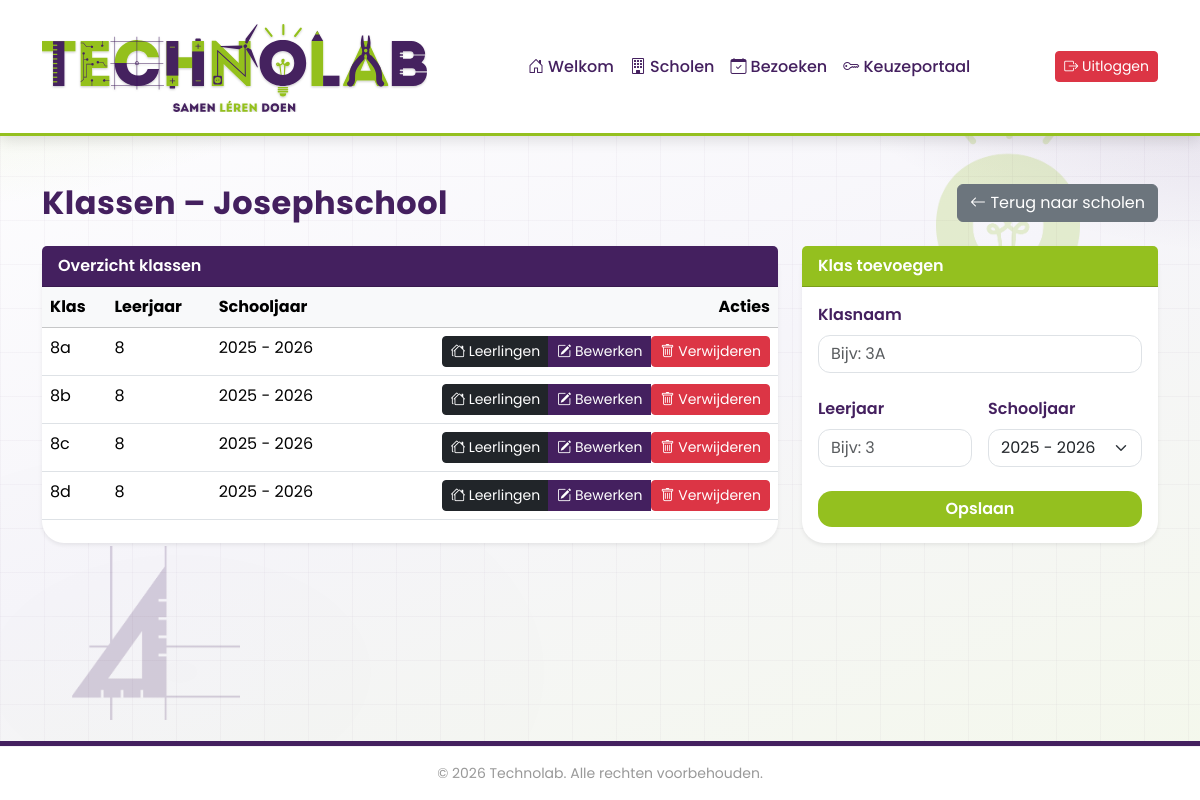
Page /klassen.php?school_id=7 (signed in) on the committed database.
### tables this page shows
CREATE TABLE `school` (
  `school_id` smallint(6) NOT NULL,
  `schoolnaam` varchar(100) NOT NULL,
  `plaats` varchar(100) NOT NULL,
  `type_onderwijs` set('Primair Onderwijs','Voortgezet Onderwijs','MBO') DEFAULT NULL
);

CREATE TABLE `klas` (
  `klas_id` int(11) NOT NULL,
  `school_id` int(11) NOT NULL,
  `klasaanduiding` varchar(100) NOT NULL,
  `leerjaar` varchar(100) DEFAULT NULL,
  `schooljaar` varchar(100) NOT NULL
);

### includes/functions.php (called while the page is built, shortened)
<?php
function e(mixed $waarde): string
{
    return htmlspecialchars((string)$waarde, ENT_QUOTES, 'UTF-8');
}
function get_schooljaren(int $jaarTerug = 1, int $jaarVooruit = 2): array
{
    $huidig_jaar = (int)date('Y');
    $huidige_maand = (int)date('n');
    $start_jaar_huidig = ($huidige_maand >= 8) ? $huidig_jaar : $huidig_jaar - 1;
    $schooljaren = [];
    for ($i = -$jaarTerug; $i <= $jaarVooruit; $i++) {
        $start_jaar = $start_jaar_huidig + $i;
        $schooljaren[] = $start_jaar . ' - ' . ($start_jaar + 1);
    }
    return $schooljaren;
}
function get_huidig_schooljaar(): string
{
    $huidig_jaar = (int)date('Y');
    $huidige_maand = (int)date('n');
    $start_jaar = ($huidige_maand >= 8) ? $huidig_jaar : $huidig_jaar - 1;
    return $start_jaar . ' - ' . ($start_jaar + 1);
}

### klassen.php (the view, shortened to what this page needs)
<?php
require 'includes/header.php';
$school_id = (int)$_GET['school_id'];
$stmt = $conn->prepare("SELECT schoolnaam FROM school WHERE school_id=?");
$stmt->bind_param("i", $school_id);
$stmt->execute();
$school_info = $stmt->get_result()->fetch_assoc();
$stmt = $conn->prepare("SELECT * FROM klas WHERE school_id=? ORDER BY leerjaar, klasaanduiding");
$stmt->bind_param("i", $school_id);
$stmt->execute();
$klas_resultaat = $stmt->get_result();
$gemarkeerde_klas_id = isset($_GET['highlight']) ? (int)$_GET['highlight'] : null;
?>
<div class="ttr-app">
    <div class="container py-5">
        <div class="row mb-4">
            <div class="col d-flex justify-content-between align-items-center">
                <h2 class="fw-bold text-primary mb-0">Klassen – <?= e($school_info['schoolnaam']) ?></h2>
                <a href="scholen.php" class="btn btn-secondary"><i class="bi bi-arrow-left"></i> Terug naar scholen</a>
            </div>
        </div>
        <div class="row g-4">
            <div class="col-12 col-lg-8">
                <div class="card shadow-sm h-100">
                    <div class="card-header bg-primary text-white fw-semibold">Overzicht klassen</div>
                    <div class="card-body p-0">
                        <div class="table-responsive">
                            <table class="table table-hover mb-0">
                                <thead class="table-light">
                                    <tr>
                                        <th>Klas</th>
                                        <th>Leerjaar</th>
                                        <th>Schooljaar</th>
                                        <th class="text-end">Acties</th>
                                    </tr>
                                </thead>
                                <tbody>
                                    <?php if ($klas_resultaat->num_rows > 0): ?>
                                        <?php while ($klas = $klas_resultaat->fetch_assoc()): ?>
                                            <tr<?= $gemarkeerde_klas_id === (int)$klas['klas_id'] ? ' class="table-warning"' : '' ?>>
                                                <td><?= e($klas['klasaanduiding']) ?></td>
                                                <td><?= e($klas['leerjaar']) ?></td>
                                                <td><?= e($klas['schooljaar']) ?></td>
                                                <td class="text-end">
                                                    <div class="btn-group" role="group">
                                                        <a href="leerlingen.php?klas_id=<?= (int)$klas['klas_id'] ?>" class="btn btn-dark btn-sm">
                                                            <i class="bi bi-houses"></i> Leerlingen
                                                        </a>
                                                        <a href="klassen.php?school_id=<?= $school_id ?>&edit=<?= (int)$klas['klas_id'] ?>" class="btn btn-primary btn-sm">
                                                            <i class="bi bi-pencil-square"></i> Bewerken
                                                        </a>
                                                        <form method="post" class="d-inline" onsubmit="return confirm('Weet je zeker dat je deze klas wilt verwijderen?');">
                                                            <button type="submit" class="btn btn-danger btn-sm">
                                                                <i class="bi bi-trash"></i> Verwijderen
                                                            </button>
                                                        </form>
                                                    </div>
                                                </td>
                                                </tr>
                                            <?php endwhile; ?>
                                        <?php else: ?>
                                            <tr>
                                                <td colspan="5" class="text-center text-muted py-3">Geen klassen gevonden.</td>
                                            </tr>
                                        <?php endif; ?>
                                </tbody>
                            </table>
                        </div>
                    </div>
                </div>
            </div>
            <div class="col-12 col-lg-4">
                <?php if (!isset($_GET['edit'])): ?>
                    <div class="card shadow-sm mb-4 mb-lg-0">
                        <div class="card-header bg-success text-white fw-semibold">
                            Klas toevoegen
                        </div>
                        <div class="card-body">
                            <form method="post" class="row g-3">
                                <div class="col-12 mb-2">
                                    <label for="klas_naam" class="form-label">Klasnaam</label>
                                    <input type="text" name="klasaanduiding" id="klas_naam" class="form-control form-input" placeholder="Bijv: 3A" value="<?= htmlspecialchars($_POST['klasaanduiding'] ?? '') ?>" required>
                                </div>
                                <div class="col-6 mb-2">
                                    <label for="klas_leerjaar" class="form-label">Leerjaar</label>
                                    <input type="text" name="leerjaar" id="klas_leerjaar" class="form-control form-input" placeholder="Bijv: 3" value="<?= htmlspecialchars($_POST['leerjaar'] ?? '') ?>" required>
                                </div>
                                <div class="col-6 mb-2">
                                    <label for="klas_schooljaar" class="form-label">Schooljaar</label>
                                    <select name="schooljaar" id="klas_schooljaar" class="form-select form-input" required>
                                        <?php
                                        $gekozen_sj = $_POST['schooljaar'] ?? get_huidig_schooljaar();
                                        $sj_lijst   = get_schooljaren();
                                        foreach ($sj_lijst as $sj):
                                        ?>
                                            <option value="<?= htmlspecialchars($sj) ?>" <?= $gekozen_sj === $sj ? 'selected' : '' ?>>
                                                <?= htmlspecialchars($sj) ?>
                                            </option>
                                        <?php endforeach; ?>
                                    </select>
                                </div>
                                <div class="col-12 d-grid mt-3">
                                    <button type="submit" name="add" class="btn btn-success w-100">
                                        Opslaan
                                    </button>
                                </div>
                            </form>
                        </div>
                    </div>
                <?php endif; ?>
            </div>
        </div>
    </div>
</div>
<?php require 'includes/footer.php'; ?>

### css/index.css (style rules this page uses)
:root { --tl-purple: #44205F; --tl-green: #94C01F; --tl-white: #ffffff; --tl-purple-light: rgba(68, 32, 95, 0.10); --tl-purple-dark: rgba(68, 32, 95, 0.08); --tl-green-light: rgba(148, 192, 31, 0.15); }
body.ttr-app { background: radial-gradient(900px 520px at -8% -14%, rgba(148, 192, 31, 0.22) 0%, rgba(148, 192, 31, 0) 62%), radial-gradient(920px 560px at 108% -12%, rgba(68, 32, 95, 0.24) 0%, rgba(68, 32, 95, 0) 63%), linear-gradient(160deg, #ffffff 0%, #f6f5fa 50%, #f4f8eb 100%); font-family: "Poppins", sans-serif; color: #2b2b2b; min-height: 100vh; display: flex; flex-direction: column; }
div.ttr-app { background: transparent; }
body.ttr-app::before { content: ""; position: fixed; inset: 0; pointer-events: none; z-index: -1; background-image: linear-gradient(rgba(68, 32, 95, 0.06) 1px, transparent 1px), linear-gradient(90deg, rgba(68, 32, 95, 0.06) 1px, transparent 1px); background-size: 44px 44px, 44px 44px; background-position: 0 0, 0 0; opacity: 0.55; }
body.ttr-app::after { content: ""; position: fixed; inset: 0; pointer-events: none; z-index: -1; background-image: url("../images/cartoons/lampje_groen.png"), url("../images/cartoons/geodriehoek_paars.png"), url("../images/cartoons/reageerbuisje_groen.png"), url("../images/cartoons/puzzel_wit.png"), radial-gradient(420px 250px at 15% 84%, rgba(68, 32, 95, 0.11), rgba(68, 32, 95, 0)), radial-gradient(500px 280px at 86% 84%, rgba(148, 192, 31, 0.15), rgba(148, 192, 31, 0)); background-repeat: no-repeat, no-repeat, no-repeat, no-repeat, no-repeat, no-repeat; background-position: clamp(42px, 8vw, 118px) clamp(34px, 8vh, 104px), clamp(10px, 3vw, 42px) clamp(50vh, 56vh, 62vh), calc(100% - clamp(72px, 9vw, 128px)) clamp(56vh, 64vh, 72vh), calc(100% - clamp(96px, 11vw, 164px)) clamp(28px, 7vh, 84px), 0 0, 0 0; background-size: clamp(112px, 10vw, 156px) auto, clamp(220px, 20vw, 300px) auto, clamp(92px, 8vw, 128px) auto, clamp(104px, 9vw, 144px) auto, auto, auto; opacity: 0.22; animation: mascotFloat 16s ease-in-out infinite; }
.ttr-app h2, .ttr-app h5 { color: var(--tl-purple); }
.ttr-app h2 { font-weight: 700; letter-spacing: 0.5px; }
.ttr-app .card { background: var(--tl-white); border-radius: 22px; border: none; box-shadow: 0 10px 28px rgba(0,0,0,0.08); transition: transform 0.25s ease, box-shadow 0.25s ease; animation: softFloat 8s ease-in-out infinite; }
.form-label { font-weight: 600; color: var(--tl-purple); }
.form-control, .form-select { border-radius: 12px; transition: border-color 0.15s ease, box-shadow 0.15s ease; }
.btn-success { background: var(--tl-green); color: var(--tl-white); border-radius: 14px; border: none; font-weight: 600; transition: transform 0.15s ease, box-shadow 0.15s ease; }
.bg-primary { background-color: var(--tl-purple) !important; }
.text-primary { color: var(--tl-purple) !important; }
.btn-primary { background-color: var(--tl-purple); border-color: var(--tl-purple); color: var(--tl-white); }
.bg-success { background-color: var(--tl-green) !important; }
body.ttr-app::after { background-image: url("../images/cartoons/geodriehoek_paars.png"), url("../images/cartoons/lampje_groen.png"), radial-gradient(520px 320px at 15% 84%, rgba(68, 32, 95, 0.06), rgba(68, 32, 95, 0)); background-repeat: no-repeat, no-repeat, no-repeat; background-position: clamp(12px, 6vw, 96px) calc(100% - clamp(48px, 10vh, 120px)), calc(100% - clamp(88px, 10vw, 160px)) calc(clamp(12px, 6vh, 64px) + 56px), 0 0; background-size: clamp(96px, 14vw, 220px) auto, clamp(84px, 12vw, 180px) auto, auto; opacity: 0.20 !important; animation: mascotFloat 18s ease-in-out infinite !important; transition: opacity 0.25s ease; z-index: -1; }

### rows in the picture
school: schoolnaam "Josephschool"
klas: klasaanduiding "8a", leerjaar "8", schooljaar "2025 - 2026"
klas: klasaanduiding "8b", leerjaar "8", schooljaar "2025 - 2026"
klas: klasaanduiding "8c", leerjaar "8", schooljaar "2025 - 2026"
klas: klasaanduiding "8d", leerjaar "8", schooljaar "2025 - 2026"

### other values in the picture
form field schooljaar "2025 - 2026"
